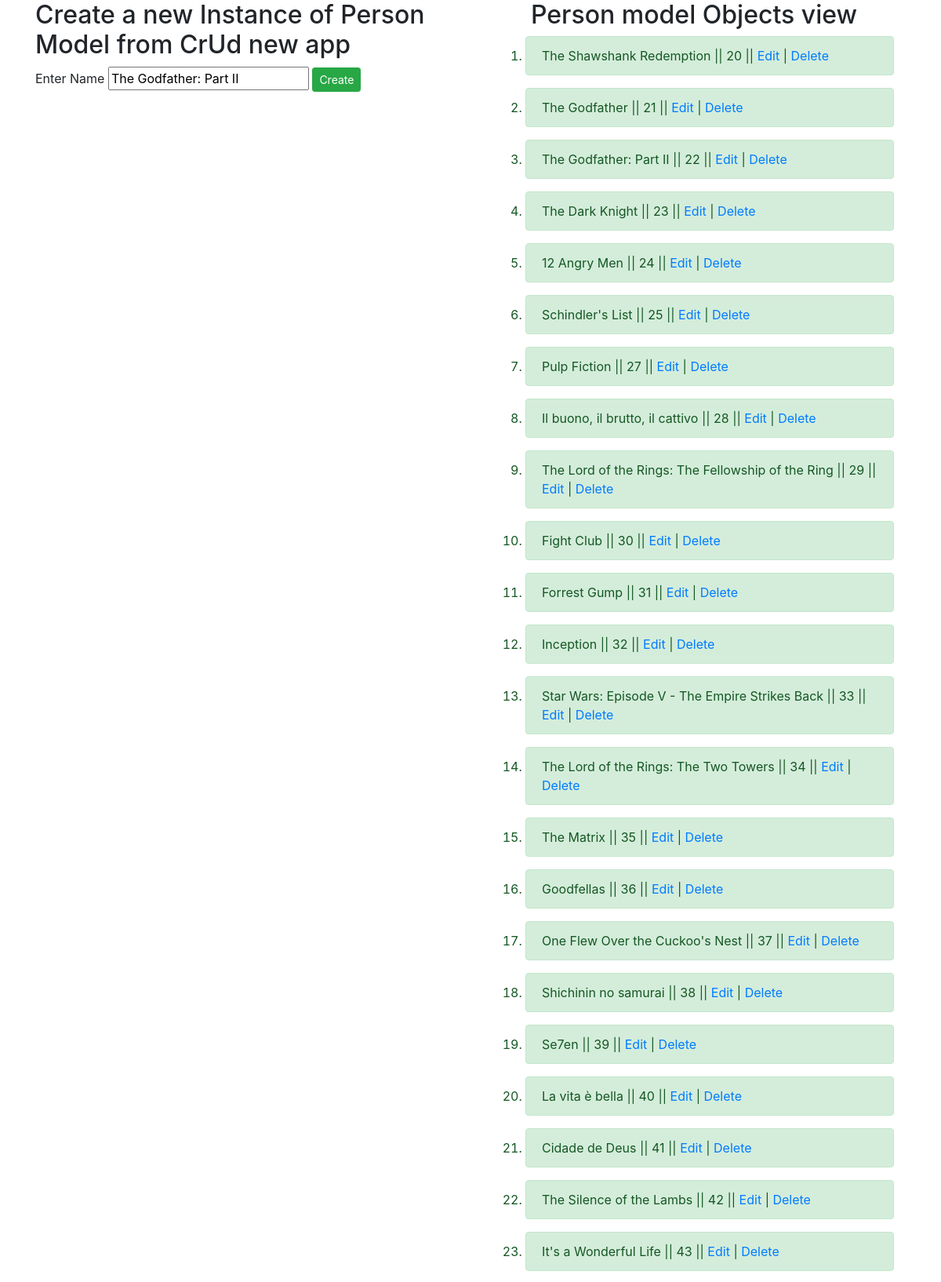
Screenshot of /newcrud/?id=22 (upper part) with the database file from the repository.
### new_crud/models.py (models this page shows, shortened)
class Person(models.Model):
    name = models.CharField(max_length=200)

### new_crud/views.py (the view)
# urls.py: path('newcrud/', include('new_crud.urls')),
def newcrud(request):
    person_view = Person.objects.order_by('id')
    id = request.GET.get('id')
    if id:
        person = Person.objects.get(id=id)
    context = {'person':person_view, 'persons':person if id else None}
    return render(request, 'newcrud.html', context)

### new_crud/templates/newcrud.html (shortened to what this page needs)
<!DOCTYPE html>
{% load static %}
<html lang="en">
<head>
    <link rel="stylesheet" href="{% static 'bootstrap.min.css' %}">
</head>
<body>
<div class="container">
    <div class="row">
        <div class="col-md-6">
            <h2>Create a new Instance of Person Model from CrUd new app</h2>
            <form action="create/" method="POST">
                <label for="name">Enter Name</label>
                <input type="text" id="name" name='name' value="{{persons.name}}">
                <input type="submit" value="Create" class="btn btn-success btn-sm">
            </form>
        </div>
        <div class="col-md-6">
            <h2 align="center">Person model Objects view</h2>
            <div class="container">
            <ol type="1">
                {% for i in person %}
                <li  class="alert alert-success">{{i.name}} || {{i.id}} ||
                    <a href="?id={{i.id}}">Edit</a> |
                    <a href="/newcrud/delete1/?id={{i.id}}">Delete</a></li>
                {% endfor %}
            </ol>
                </div>
            </div>
        </div>
    </div>
</body>
</html>

### rows the page displays
Person: name "The Godfather: Part II", id "22"
Person: name "The Shawshank Redemption", id "20"
Person: name "The Godfather", id "21"
Person: name "The Dark Knight", id "23"
Person: name "12 Angry Men", id "24"
Person: name "Schindler's List", id "25"
Person: name "Pulp Fiction", id "27"
Person: name "Il buono, il brutto, il cattivo", id "28"
Person: name "The Lord of the Rings: The Fellowship of the Ring", id "29"
Person: name "Fight Club", id "30"
Person: name "Forrest Gump", id "31"
Person: name "Inception", id "32"
Person: name "Star Wars: Episode V - The Empire Strikes Back", id "33"
Person: name "The Lord of the Rings: The Two Towers", id "34"
Person: name "The Matrix", id "35"
Person: name "Goodfellas", id "36"
Person: name "One Flew Over the Cuckoo's Nest", id "37"
Person: name "Shichinin no samurai", id "38"
Person: name "Se7en", id "39"
Person: name "La vita è bella", id "40"
Person: name "Cidade de Deus", id "41"
Person: name "The Silence of the Lambs", id "42"
Person: name "It's a Wonderful Life", id "43"
